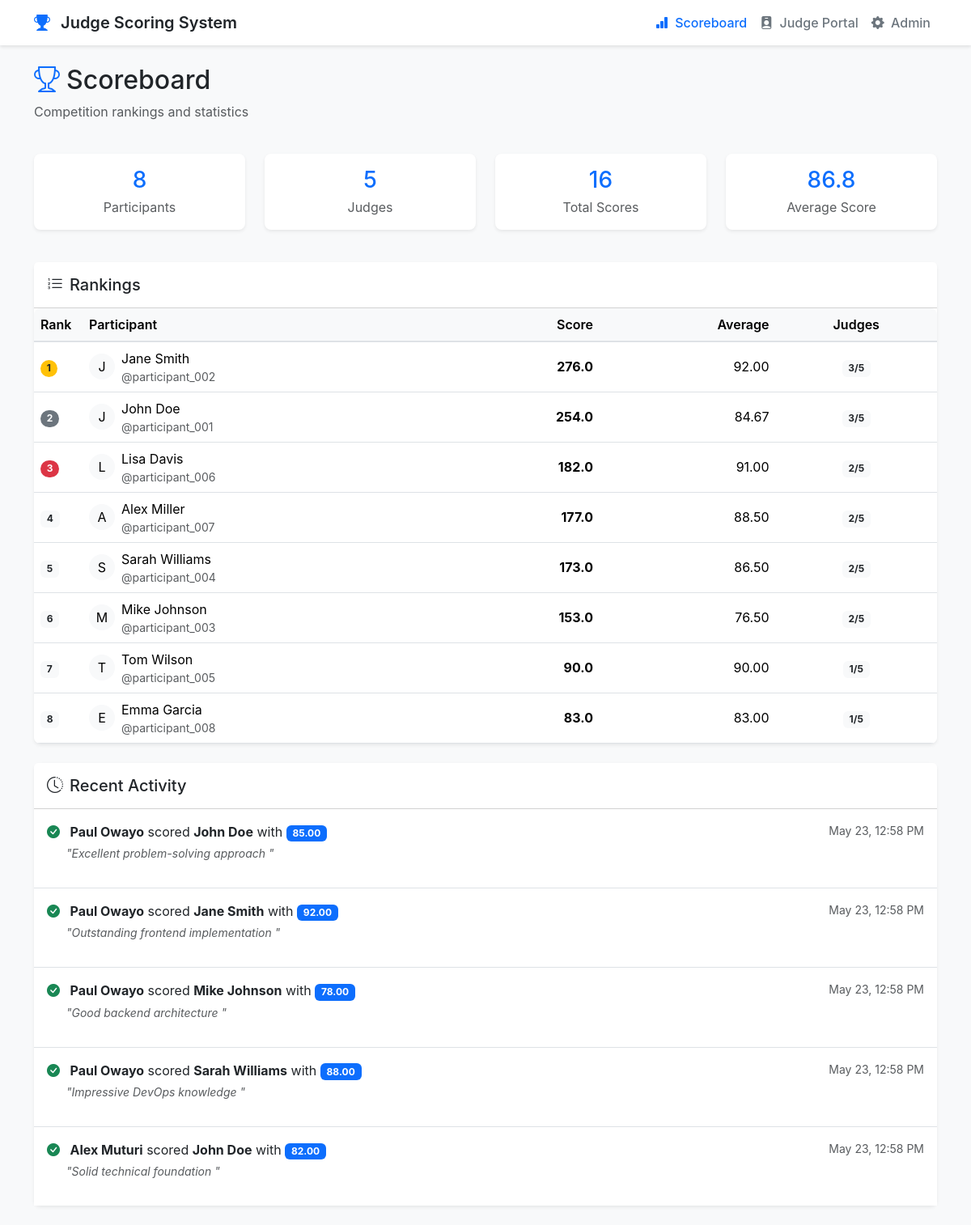
The app's page /scoreboard with its own data.
### tables this page shows
CREATE TABLE `users` (
  `id` int(11) NOT NULL AUTO_INCREMENT,
  `username` varchar(50) NOT NULL,
  `display_name` varchar(100) NOT NULL,
  `email` varchar(100) NOT NULL,
  `bio` text,
  `is_active` tinyint(1) NOT NULL DEFAULT '1',
  `created_at` timestamp NOT NULL DEFAULT CURRENT_TIMESTAMP,
  PRIMARY KEY (`id`),
  UNIQUE KEY `username` (`username`),
  INDEX `idx_active_users` (`is_active`)
);

CREATE TABLE `scores` (
  `id` int(11) NOT NULL AUTO_INCREMENT,
  `judge_id` int(11) NOT NULL,
  `user_id` int(11) NOT NULL,
  `score_value` decimal(5,2) NOT NULL,
  `comments` text,
  `created_at` timestamp NOT NULL DEFAULT CURRENT_TIMESTAMP,
  PRIMARY KEY (`id`),
  FOREIGN KEY (`judge_id`) REFERENCES `judges` (`id`),
  FOREIGN KEY (`user_id`) REFERENCES `users` (`id`),
  INDEX `idx_created_at` (`created_at`)
);

CREATE TABLE `judges` (
  `id` int(11) NOT NULL AUTO_INCREMENT,
  `username` varchar(50) NOT NULL,
  `display_name` varchar(100) NOT NULL,
  `email` varchar(100) NOT NULL,
  `is_active` tinyint(1) NOT NULL DEFAULT '1',
  `created_at` timestamp NOT NULL DEFAULT CURRENT_TIMESTAMP,
  PRIMARY KEY (`id`),
  UNIQUE KEY `username` (`username`),
  INDEX `idx_active_judges` (`is_active`)
);

### src/config/database.php (called while the page is built, shortened)
<?php
class Database
{
    private static ?PDO $connection = null;
    public static function getConnection(): PDO
    {
        return self::$connection ??= (new self())->connect();
    }
    private function connect(): PDO
    {
        $dsn = "mysql:host={$this->host};dbname={$this->dbname};charset={$this->charset}";
        $options = [
            PDO::ATTR_ERRMODE => PDO::ERRMODE_EXCEPTION,
            PDO::ATTR_DEFAULT_FETCH_MODE => PDO::FETCH_ASSOC,
            PDO::ATTR_EMULATE_PREPARES => false,
            PDO::MYSQL_ATTR_INIT_COMMAND => "SET NAMES {$this->charset}"
        ];
        try {
            $pdo = new PDO($dsn, $this->username, $this->password, $options);
            $pdo->exec("SET sql_mode = 'STRICT_TRANS_TABLES,ERROR_FOR_DIVISION_BY_ZERO,NO_ENGINE_SUBSTITUTION'");
            return $pdo;
        } catch (PDOException $e) {
            $errorCode = match ($e->getCode()) {
                1049 => 'Database does not exist',
                1045 => 'Access denied - check credentials',
                2002 => 'Connection refused - check if MySQL is running',
                default => 'Database connection failed'
            };
            throw new Exception("$errorCode: " . $e->getMessage());
        }
    }
    public static function query(string $sql, array $params = []): PDOStatement
    {
        $pdo = self::getConnection();
        $stmt = $pdo->prepare($sql);
        $stmt->execute($params);
        return $stmt;
    }
}

### src/models/Score.php (called while the page is built, shortened)
<?php
require_once __DIR__ . '/../config/database.php';
class Score extends BaseModel
{
    public static function getScoreboard(): array
    {
        $sql = "SELECT
                u.id as user_id,
                u.username,
                u.display_name,
                u.bio,
                COUNT(s.id) as total_judges,
                ROUND(AVG(s.score_value), 2) as average_score,
                SUM(s.score_value) as total_score,
                MAX(s.score_value) as highest_score,
                MIN(s.score_value) as lowest_score,
                MAX(s.created_at) as last_scored,
                RANK() OVER (ORDER BY SUM(s.score_value) DESC, AVG(s.score_value) DESC) as ranking
            FROM users u
            LEFT JOIN scores s ON u.id = s.user_id
            WHERE u.is_active = 1
            GROUP BY u.id, u.username, u.display_name, u.bio
            ORDER BY total_score DESC, average_score DESC, u.display_name ASC";
        return Database::query($sql)->fetchAll();
    }
    public static function getStatistics(): array
    {
        $sql = "SELECT
                COUNT(DISTINCT u.id) as total_participants,
                COUNT(DISTINCT j.id) as total_judges,
                COUNT(s.id) as total_scores,
                ROUND(AVG(s.score_value), 2) as average_score,
                MAX(s.score_value) as highest_score,
                MIN(s.score_value) as lowest_score,
                MAX(s.created_at) as last_activity
            FROM users u
            CROSS JOIN judges j
            LEFT JOIN scores s ON u.id = s.user_id AND j.id = s.judge_id
            WHERE u.is_active = 1 AND j.is_active = 1";
        return Database::query($sql)->fetch();
    }
    public static function getRecentActivity(int $limit = 10): array
    {
        $sql = "SELECT
                s.id as score_id,
                s.judge_id,
                s.user_id,
                s.score_value,
                s.comments,
                s.created_at,
                j.display_name as judge_name,
                u.display_name as participant_name
            FROM scores s
            JOIN judges j ON s.judge_id = j.id
            JOIN users u ON s.user_id = u.id
            ORDER BY s.created_at DESC
            LIMIT ?";
        return Database::query($sql, [$limit])->fetchAll();
    }
}

### src/views/scoreboard.php (the view)
<div class="row mb-4">
    <div class="col-12">
        <h2><i class="bi bi-trophy text-primary me-2"></i>Scoreboard</h2>
        <p class="text-muted">Competition rankings and statistics</p>
    </div>
</div>
<div class="row mb-4">
    <div class="col-md-3 col-6 mb-3">
        <div class="card border-0 shadow-sm">
            <div class="card-body text-center py-3">
                <h3 class="text-primary mb-1"><?= $stats['total_participants'] ?? 0 ?></h3>
                <p class="text-muted mb-0">Participants</p>
            </div>
        </div>
    </div>
    <div class="col-md-3 col-6 mb-3">
        <div class="card border-0 shadow-sm">
            <div class="card-body text-center py-3">
                <h3 class="text-primary mb-1"><?= $stats['total_judges'] ?? 0 ?></h3>
                <p class="text-muted mb-0">Judges</p>
            </div>
        </div>
    </div>
    <div class="col-md-3 col-6 mb-3">
        <div class="card border-0 shadow-sm">
            <div class="card-body text-center py-3">
                <h3 class="text-primary mb-1"><?= $stats['total_scores'] ?? 0 ?></h3>
                <p class="text-muted mb-0">Total Scores</p>
            </div>
        </div>
    </div>
    <div class="col-md-3 col-6 mb-3">
        <div class="card border-0 shadow-sm">
            <div class="card-body text-center py-3">
                <h3 class="text-primary mb-1"><?= number_format($stats['average_score'] ?? 0, 1) ?></h3>
                <p class="text-muted mb-0">Average Score</p>
            </div>
        </div>
    </div>
</div>
<div class="card border-0 shadow-sm mb-4">
    <div class="card-header bg-white py-3">
        <h5 class="mb-0"><i class="bi bi-list-ol me-2"></i>Rankings</h5>
    </div>
    <div class="card-body p-0">
        <?php if (empty($scoreboard)): ?>
            <div class="text-center py-5">
                <i class="bi bi-trophy text-muted" style="font-size: 2.5rem;"></i>
                <h5 class="mt-3">No scores available</h5>
                <p class="text-muted">Scores will appear once judges submit evaluations</p>
            </div>
        <?php else: ?>
            <div class="table-responsive">
                <table class="table table-hover align-middle mb-0">
                    <thead>
                        <tr>
                            <th>Rank</th>
                            <th>Participant</th>
                            <th class="text-end">Score</th>
                            <th class="text-end">Average</th>
                            <th class="text-center">Judges</th>
                        </tr>
                    </thead>
                    <tbody>
                        <?php foreach ($scoreboard as $participant): ?>
                            <tr>
                                <td width="60">
                                    <?php if ($participant['ranking'] <= 3): ?>
                                        <span class="badge rounded-pill
                                            <?= ($participant['ranking'] == 1) ? 'bg-warning text-dark' :
                                               (($participant['ranking'] == 2) ? 'bg-secondary' : 'bg-danger') ?>">
                                            <?= $participant['ranking'] ?>
                                        </span>
                                    <?php else: ?>
                                        <span class="badge bg-light text-dark">
                                            <?= $participant['ranking'] ?>
                                        </span>
                                    <?php endif; ?>
                                </td>
                                <td>
                                    <div class="d-flex align-items-center">
                                        <div class="bg-light rounded-circle text-center d-flex align-items-center justify-content-center me-2" style="width: 32px; height: 32px;">
                                            <?= strtoupper(substr($participant['display_name'], 0, 1)) ?>
                                        </div>
                                        <div>
                                            <?= htmlspecialchars($participant['display_name']) ?>
                                            <div class="small text-muted">@<?= htmlspecialchars($participant['username']) ?></div>
                                        </div>
                                    </div>
                                </td>
                                <td class="text-end fw-bold">
                                    <?= number_format($participant['total_score'] ?? 0, 1) ?>
                                </td>
                                <td class="text-end">
                                    <?= number_format($participant['average_score'] ?? 0, 2) ?>
                                </td>
                                <td class="text-center">
                                    <span class="badge bg-light text-dark">
                                        <?= $participant['total_judges'] ?? 0 ?>/<?= $stats['total_judges'] ?>
                                    </span>
                                </td>
                            </tr>
                        <?php endforeach; ?>
                    </tbody>
                </table>
            </div>
        <?php endif; ?>
    </div>
</div>
<?php if (!empty($recentActivity)): ?>
<div class="card border-0 shadow-sm">
    <div class="card-header bg-white py-3">
        <h5 class="mb-0"><i class="bi bi-clock-history me-2"></i>Recent Activity</h5>
    </div>
    <div class="card-body p-0">
        <ul class="list-group list-group-flush">
            <?php foreach ($recentActivity as $activity): ?>
                <li class="list-group-item py-3">
                    <div class="d-flex justify-content-between align-items-start">
                        <div>
                            <i class="bi bi-check-circle-fill text-success me-2"></i>
                            <strong><?= htmlspecialchars($activity['judge_name']) ?></strong>
                            scored
                            <strong><?= htmlspecialchars($activity['participant_name']) ?></strong>
                            with
                            <span class="badge bg-primary"><?= $activity['score_value'] ?></span>
                            <?php if (!empty($activity['comments'])): ?>
                                <p class="text-muted small mt-1 ms-4 fst-italic">
                                    "<?= htmlspecialchars(substr($activity['comments'], 0, 100)) ?>
                                    <?= strlen($activity['comments']) > 100 ? '...' : '' ?>"
                                </p>
                            <?php endif; ?>
                        </div>
                        <small class="text-muted">
                            <?= date('M j, g:i A', strtotime($activity['created_at'])) ?>
                        </small>
                    </div>
                </li>
            <?php endforeach; ?>
        </ul>
    </div>
</div>
<?php endif; ?>

### records on screen
users: ranking "1", display_name "J", display_name "Jane Smith", username "participant_002", total_score "276.0", average_score "92.00", total_judges "3", total_judges "5"
users: ranking "2", display_name "J", display_name "John Doe", username "participant_001", total_score "254.0", average_score "84.67", total_judges "3", total_judges "5"
users: ranking "3", display_name "L", display_name "Lisa Davis", username "participant_006", total_score "182.0", average_score "91.00", total_judges "2", total_judges "5"
users: ranking "4", display_name "A", display_name "Alex Miller", username "participant_007", total_score "177.0", average_score "88.50", total_judges "2", total_judges "5"
users: ranking "5", display_name "S", display_name "Sarah Williams", username "participant_004", total_score "173.0", average_score "86.50", total_judges "2", total_judges "5"
users: ranking "6", display_name "M", display_name "Mike Johnson", username "participant_003", total_score "153.0", average_score "76.50", total_judges "2", total_judges "5"
users: ranking "7", display_name "T", display_name "Tom Wilson", username "participant_005", total_score "90.0", average_score "90.00", total_judges "1", total_judges "5"
users: ranking "8", display_name "E", display_name "Emma Garcia", username "participant_008", total_score "83.0", average_score "83.00", total_judges "1", total_judges "5"
scores: judge.display_name "Paul Owayo", user.display_name "John Doe", score_value "85.00", comments "Excellent problem-solving approach", created_at "May 23, 12:58 PM"
scores: judge.display_name "Paul Owayo", user.display_name "Jane Smith", score_value "92.00", comments "Outstanding frontend implementation", created_at "May 23, 12:58 PM"
scores: judge.display_name "Paul Owayo", user.display_name "Mike Johnson", score_value "78.00", comments "Good backend architecture", created_at "May 23, 12:58 PM"
scores: judge.display_name "Paul Owayo", user.display_name "Sarah Williams", score_value "88.00", comments "Impressive DevOps knowledge", created_at "May 23, 12:58 PM"
scores: judge.display_name "Alex Muturi", user.display_name "John Doe", score_value "82.00", comments "Solid technical foundation", created_at "May 23, 12:58 PM"

### other values on screen
$stats['total_participants'] "8"
$stats['total_judges'] "5"
$stats['total_scores'] "16"
$stats['average_score'] "86.8"
